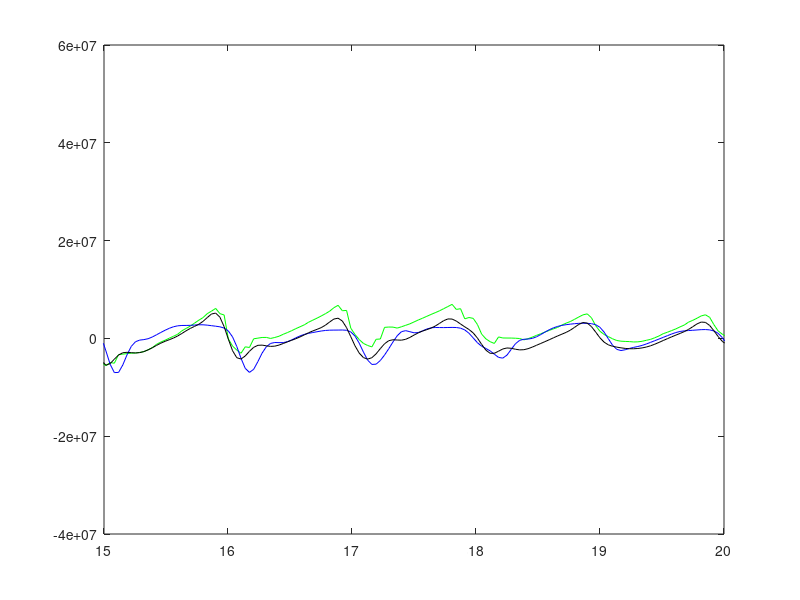

Write MATLAB code to recreate this figure.
clear all;

addpath('/usr/share/octave/packages/signal-1.3.2'); %incluye el specgram

load intensidad_RGB.mat; % brillo, 1 es R, 2 es G, 3 es B.

video_length = length(brillo);

frec_video = 29.37; %frecuencia muestreo video
t_video = 1/(frec_video); %tiempo muestreo video

ejeXvideo = 0 : t_video : ((video_length-1)*t_video);

[b, a] = butter( 5, [0.5/frec_video , 10/frec_video]);

ida_vuelta = filtfilt(b, a, brillo(:,2));
filtrado = filter(b, a, brillo(:,2));

figure;
%subplot(3, 1, 1);
plot(ejeXvideo, brillo(:,2), 'g');
hold on;
%subplot(3, 1, 2);
plot(ejeXvideo, filtrado, 'b');
%subplot(3, 1, 3);
plot(ejeXvideo, ida_vuelta, 'k');
xlim([15  20]);
%%plot( ejeXvideo, brillo(:,2));
%xlabel('t [s]');
%ylabel('brillo [dB]');
%%legend('Curva simulada','Curva teorica','location','NorthEastOutside');
%title('Titulo');
print -djpg filtro_ida_vuelta_cardiometro.jpg; %Octave
grid minor;

%DFT_senial_filtrada = fftshift(abs(fft(filtrado)));
%
%f = linspace(-frec_video/2, frec_video/2, video_length);
%
%figure;
%plot( f, DFT_senial_filtrada, 'g');
%xlabel('F [Hz]');
%ylabel('intensidad [modulo]');
%title('DFT de las seniales');
%print -djpg fft_filtrado_cardiometro.jpg; %Octave
%grid minor;
 
